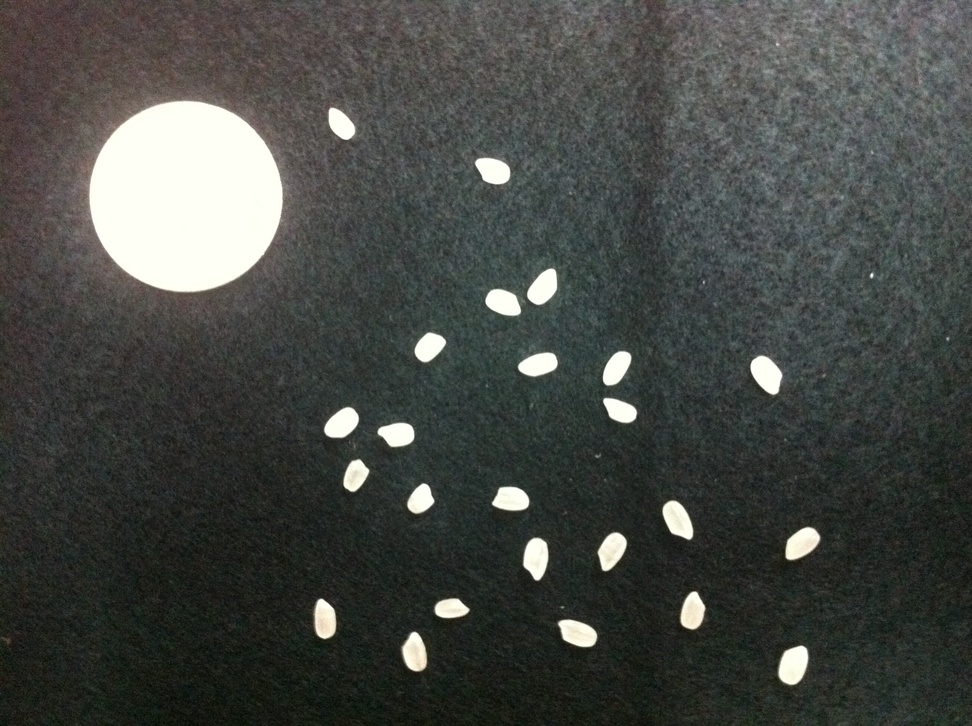
%> input picture lab09/09Rice.JPG, 972 x 726 px, shrunk from 2592 x 1936 before the run
$ octave --eval "rice_size;"   (GNU Octave 9; MATLAB toolbox functions it lacks are replaced by stand-ins)
%> lines starting %> are read from the running program, lines starting %| are printed output that depends on the picture; in (x1, y1, x2, y2) boxes, pixels count from 0 and x2, y2 are one past the last pixel; in counts of white or black regions, pixels touching at a corner belong together; the program's own positions count from 1; long printed decimals are rounded
function rice_size()
    img = imread('09Rice.JPG');
%> img is the input picture: size 726x972x3 uint8; mean R, G, B 69.8, 72.8, 68.9
    img = rgb2gray(img);
%> img: size 726x972 uint8
    bwimg = imbinarize(img);
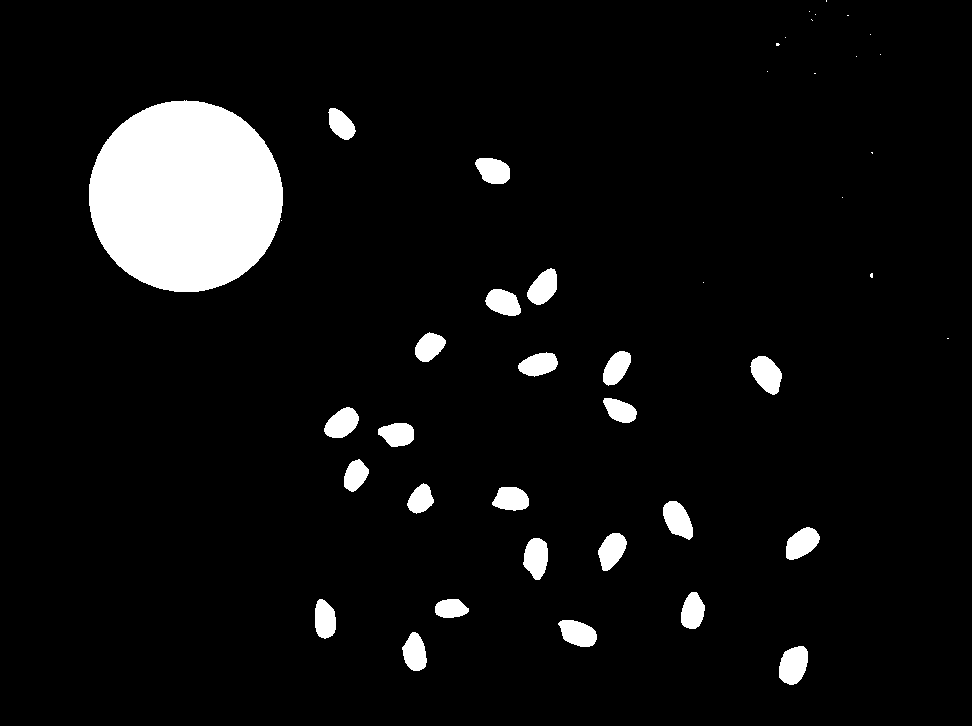
%> bwimg: size 726x972 logical; 6.5% white; 43 white regions (18 under 20 px), largest, box (x1, y1, x2, y2) and area: (89, 100, 283, 292) 29192, (779, 646, 808, 685) 873, (750, 356, 782, 395) 836
    [label, num] = bwlabel(bwimg, 8);
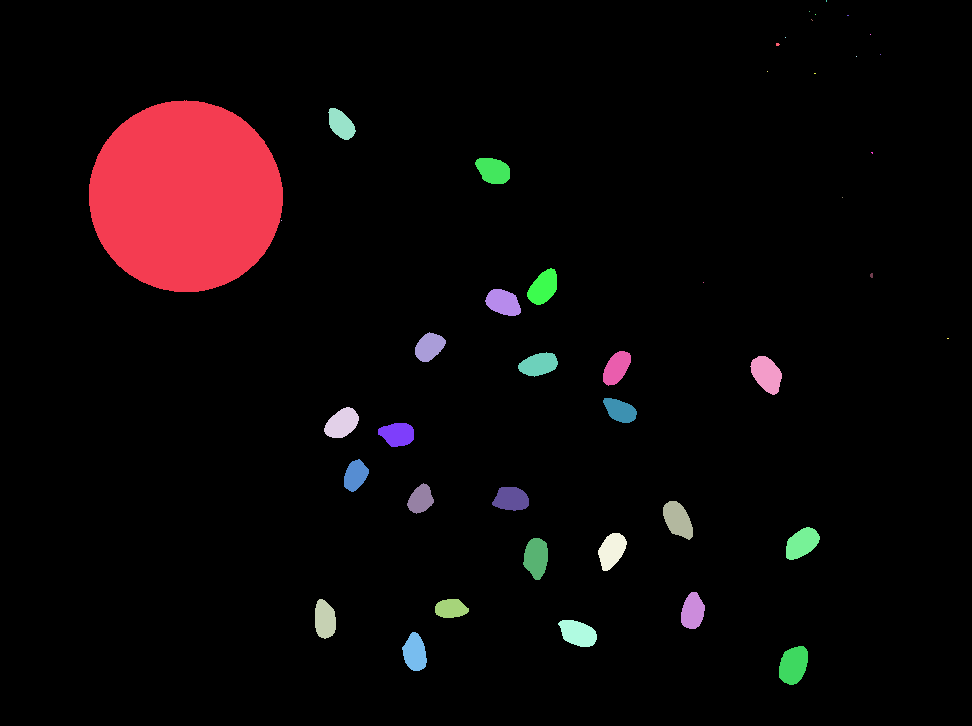
%> label: size 726x972 double; 44 distinct labels, from 0 to 43; one colour per label, 0 black
%> num = 43
    labelsum = [];
    for i = 1:num
        labelsum(end + 1) = sum(sum(label == i));
    end
%> this loop made 43 passes
%> after the loop, labelsum = 43 values, max 29192 at index 1, min 1 at index 2, mean 1064.8

    coin = max(labelsum);
%> coin = 29192
    labelsum = labelsum(labelsum ~= coin & labelsum >= coin * 0.001);
%> labelsum = 24 values, max 873 at index 23, min 506 at index 9, mean 689.5

    labelsum = labelsum ./ coin;
%> labelsum = 24 values, max 0.0299 at index 23, min 0.0173 at index 9, mean 0.0236
    disp('mean');
    disp(mean(labelsum));
%| 0.02362
    disp('std');
    disp(std(labelsum));
%| 3.1584e-03
    disp('number');
    disp(length(labelsum));
%| 24
    disp('all rice size in the ratio of coin');
    disp(labelsum);
%|  Columns 1 through 7:
%|    0.02299   0.02562   0.01983   0.01918   0.02264   0.02377   0.01863
%|  Columns 8 through 14:
%|    0.02151   0.01733   0.02412   0.02419   0.0235   0.02371   0.02686
%|  Columns 15 through 21:
%|    0.02549   0.02603   0.02504   0.0224   0.01973   0.02699   0.02281
%|  Columns 22 through 24:
%|    0.02864   0.02991   0.02597
end
